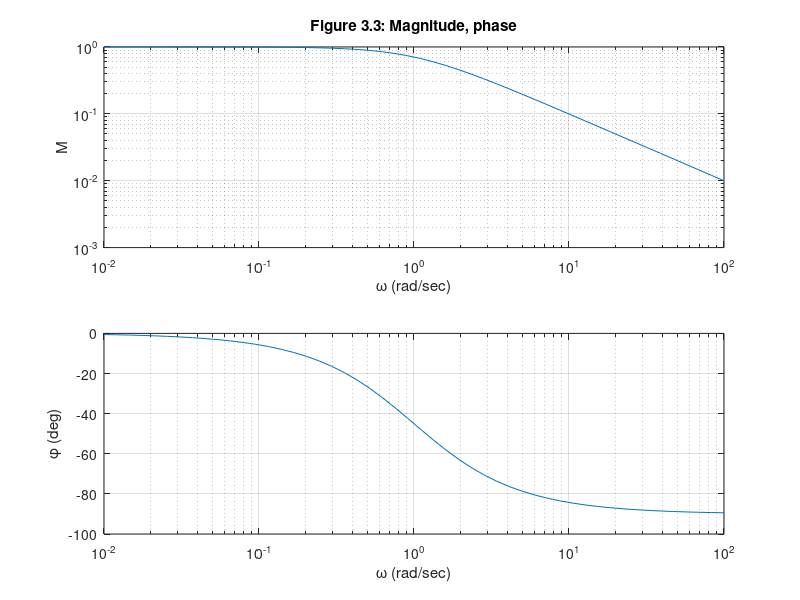

Recreate this plot in MATLAB. (Note: this script raises an error after producing the figure.)
%  Figure 3.3      Feedback Control of Dynamic Systems, 6e
%                        Franklin, Powell, Emami
% script to generate Fig. 3.3
%% fig3_03.m Example 3.4  
% Frequency response
clf;
k=1;
num=1;                      % form numerator
den=[1 k];                  % form denominator
sys=tf(num,den);            % form system
% frequency range
w=logspace(-2,2);
[mag,phase]=bode(sys,w);    % compute frequency response
% plot frequency response
subplot(2,1,1); loglog(w,mag(:));xlabel('\omega (rad/sec)');
ylabel('M');title('Figure 3.3: Magnitude, phase');grid;
subplot(2,1,2); semilogx(w,phase(:));xlabel('\omega (rad/sec)');
ylabel('\phi (deg)')
grid;
% Bode grid
bodegrid


